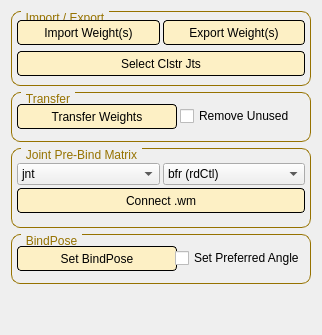
      <widget class="QWidget" name="tab_12">
       <attribute name="title">
        <string>Skin Tools</string>
       </attribute>
       <layout class="QGridLayout" name="gridLayout_42">
        <item row="0" column="0">
         <layout class="QGridLayout" name="gridLayout_39">
          <item row="1" column="0">
           <spacer name="verticalSpacer_6">
            <property name="orientation">
             <enum>Qt::Vertical</enum>
            </property>
            <property name="sizeHint" stdset="0">
             <size>
              <width>20</width>
              <height>40</height>
             </size>
            </property>
           </spacer>
          </item>
          <item row="0" column="0">
           <layout class="QGridLayout" name="gridLayout_30">
            <item row="0" column="0">
             <widget class="QGroupBox" name="groupBox_22">
              <property name="minimumSize">
               <size>
                <width>300</width>
                <height>75</height>
               </size>
              </property>
              <property name="maximumSize">
               <size>
                <width>300</width>
                <height>75</height>
               </size>
              </property>
              <property name="styleSheet">
               <string notr="true">QGroupBox {
    border: 1px solid gray;
    border-radius: 9px;
    margin-top: 0.5em;
border-color:  rgb(150, 114, 0);
}

QGroupBox::title {
    subcontrol-origin: margin;
    left: 10px;
    padding: 0 3px 0 3px;
	color:  rgb(150, 114, 0);
}</string>
              </property>
              <property name="title">
               <string>Import / Export</string>
              </property>
              <layout class="QGridLayout" name="gridLayout_92" rowstretch="0,0">
               <property name="leftMargin">
                <number>5</number>
               </property>
               <property name="topMargin">
                <number>5</number>
               </property>
               <property name="rightMargin">
                <number>5</number>
               </property>
               <property name="bottomMargin">
                <number>5</number>
               </property>
               <property name="spacing">
                <number>3</number>
               </property>
               <item row="0" column="0">
                <layout class="QGridLayout" name="gridLayout_91">
                 <property name="spacing">
                  <number>3</number>
                 </property>
                 <item row="0" column="0">
                  <widget class="QPushButton" name="btn_importWeights">
                   <property name="minimumSize">
                    <size>
                     <width>0</width>
                     <height>25</height>
                    </size>
                   </property>
                   <property name="toolTip">
                    <string>Import XML weight file.</string>
                   </property>
                   <property name="statusTip">
                    <string>Import weight(s) from directory</string>
                   </property>
                   <property name="styleSheet">
                    <string notr="true">QPushButton{
border-style: solid;
border-color: black;
border-width: 1px;
border-radius: 4px;
background-color: rgb(253, 240, 197);
color: rgb(0, 0, 0);
}
QPushButton:hover {   
border-style: solid;
border-color: black;
border-width: 1px;
border-radius: 4px;
background-color: rgb(240, 240, 240
);
color: rgb(0, 0, 0);
}</string>
                   </property>
                   <property name="text">
                    <string>Import Weight(s)</string>
                   </property>
                  </widget>
                 </item>
                 <item row="0" column="1">
                  <widget class="QPushButton" name="btn_exportWeights">
                   <property name="minimumSize">
                    <size>
                     <width>0</width>
                     <height>25</height>
                    </size>
                   </property>
                   <property name="toolTip">
                    <string>Export XML weight file.</string>
                   </property>
                   <property name="statusTip">
                    <string>Export weight(s) to directory</string>
                   </property>
                   <property name="styleSheet">
                    <string notr="true">QPushButton{
border-style: solid;
border-color: black;
border-width: 1px;
border-radius: 4px;
background-color: rgb(253, 240, 197);
color: rgb(0, 0, 0);
}
QPushButton:hover {   
border-style: solid;
border-color: black;
border-width: 1px;
border-radius: 4px;
background-color: rgb(240, 240, 240
);
color: rgb(0, 0, 0);
}</string>
                   </property>
                   <property name="text">
                    <string>Export Weight(s)</string>
                   </property>
                  </widget>
                 </item>
                </layout>
               </item>
               <item row="1" column="0">
                <widget class="QPushButton" name="btn_selectClstrInfl">
                 <property name="minimumSize">
                  <size>
                   <width>100</width>
                   <height>25</height>
                  </size>
                 </property>
                 <property name="toolTip">
                  <string>Select joints in objects skinCluster</string>
                 </property>
                 <property name="styleSheet">
                  <string notr="true">QPushButton{
border-style: solid;
border-color: black;
border-width: 1px;
border-radius: 4px;
background-color: rgb(253, 240, 197);
color: rgb(0, 0, 0);
}
QPushButton:hover {   
border-style: solid;
border-color: black;
border-width: 1px;
border-radius: 4px;
background-color: rgb(240, 240, 240
);
color: rgb(0, 0, 0);
}</string>
                 </property>
                 <property name="text">
                  <string>Select Clstr Jts</string>
                 </property>
                </widget>
               </item>
              </layout>
             </widget>
            </item>
            <item row="1" column="0">
             <widget class="QGroupBox" name="groupBox_40">
              <property name="minimumSize">
               <size>
                <width>300</width>
                <height>50</height>
               </size>
              </property>
              <property name="maximumSize">
               <size>
                <width>300</width>
                <height>50</height>
               </size>
              </property>
              <property name="styleSheet">
               <string notr="true">QGroupBox {
    border: 1px solid gray;
    border-radius: 9px;
    margin-top: 0.5em;
border-color:  rgb(150, 114, 0);
}

QGroupBox::title {
    subcontrol-origin: margin;
    left: 10px;
    padding: 0 3px 0 3px;
	color:  rgb(150, 114, 0);
}</string>
              </property>
              <property name="title">
               <string>Transfer</string>
              </property>
              <layout class="QGridLayout" name="gridLayout_14">
               <property name="leftMargin">
                <number>5</number>
               </property>
               <property name="topMargin">
                <number>5</number>
               </property>
               <property name="rightMargin">
                <number>5</number>
               </property>
               <property name="bottomMargin">
                <number>5</number>
               </property>
               <property name="spacing">
                <number>3</number>
               </property>
               <item row="0" column="0">
                <layout class="QGridLayout" name="gridLayout_47">
                 <item row="0" column="0">
                  <widget class="QPushButton" name="btn_transferWeights">
                   <property name="minimumSize">
                    <size>
                     <width>160</width>
                     <height>25</height>
                    </size>
                   </property>
                   <property name="maximumSize">
                    <size>
                     <width>160</width>
                     <height>16777215</height>
                    </size>
                   </property>
                   <property name="toolTip">
                    <string>Select SOURCE then TARGET(S).  Poly to Nurbs IS supported. Method is Closest Point, Closest Joint, One to One</string>
                   </property>
                   <property name="statusTip">
                    <string/>
                   </property>
                   <property name="styleSheet">
                    <string notr="true">QPushButton{
border-style: solid;
border-color: black;
border-width: 1px;
border-radius: 4px;
background-color: rgb(253, 240, 197);
color: rgb(0, 0, 0);
}
QPushButton:hover {   
border-style: solid;
border-color: black;
border-width: 1px;
border-radius: 4px;
background-color: rgb(240, 240, 240
);
color: rgb(0, 0, 0);
}</string>
                   </property>
                   <property name="text">
                    <string>Transfer Weights</string>
                   </property>
                  </widget>
                 </item>
                 <item row="0" column="1">
                  <widget class="QCheckBox" name="chk_transferWeightsRemove">
                   <property name="text">
                    <string>Remove Unused</string>
                   </property>
                  </widget>
                 </item>
                </layout>
               </item>
              </layout>
             </widget>
            </item>
            <item row="2" column="0">
             <widget class="QGroupBox" name="groupBox_20">
              <property name="minimumSize">
               <size>
                <width>300</width>
                <height>80</height>
               </size>
              </property>
              <property name="maximumSize">
               <size>
                <width>300</width>
                <height>80</height>
               </size>
              </property>
              <property name="styleSheet">
               <string notr="true">QGroupBox {
    border: 1px solid gray;
    border-radius: 9px;
    margin-top: 0.5em;
border-color:  rgb(150, 114, 0);
}

QGroupBox::title {
    subcontrol-origin: margin;
    left: 10px;
    padding: 0 3px 0 3px;
	color:  rgb(150, 114, 0);
}</string>
              </property>
              <property name="title">
               <string>Joint Pre-Bind Matrix</string>
              </property>
              <layout class="QGridLayout" name="gridLayout_71">
               <property name="leftMargin">
                <number>5</number>
               </property>
               <property name="topMargin">
                <number>5</number>
               </property>
               <property name="rightMargin">
                <number>5</number>
               </property>
               <property name="bottomMargin">
                <number>5</number>
               </property>
               <property name="spacing">
                <number>3</number>
               </property>
               <item row="0" column="0">
                <layout class="QGridLayout" name="gridLayout_68">
                 <item row="0" column="0">
                  <widget class="QComboBox" name="cbo_preBindJoint">
                   <property name="toolTip">
                    <string>Joint suffix</string>
                   </property>
                   <item>
                    <property name="text">
                     <string>jnt</string>
                    </property>
                   </item>
                   <item>
                    <property name="text">
                     <string>bind</string>
                    </property>
                   </item>
                  </widget>
                 </item>
                 <item row="0" column="1">
                  <widget class="QComboBox" name="cbo_preBindBfr">
                   <property name="toolTip">
                    <string>Buffer suffix</string>
                   </property>
                   <item>
                    <property name="text">
                     <string>bfr (rdCtl)</string>
                    </property>
                   </item>
                   <item>
                    <property name="text">
                     <string>ctlRef (Strap Rig)</string>
                    </property>
                   </item>
                   <item>
                    <property name="text">
                     <string>cns (mGear Jnt)</string>
                    </property>
                   </item>
                  </widget>
                 </item>
                 <item row="1" column="0" colspan="2">
                  <widget class="QPushButton" name="btn_ctlPreBindMat">
                   <property name="enabled">
                    <bool>true</bool>
                   </property>
                   <property name="minimumSize">
                    <size>
                     <width>100</width>
                     <height>25</height>
                    </size>
                   </property>
                   <property name="toolTip">
                    <string>Connects the joints bfr.wm as bindpose prematrix. Select joints, then object with skinCluster</string>
                   </property>
                   <property name="styleSheet">
                    <string notr="true">QPushButton{
border-style: solid;
border-color: black;
border-width: 1px;
border-radius: 4px;
background-color: rgb(253, 240, 197);
color: rgb(0, 0, 0);
}
QPushButton:hover {   
border-style: solid;
border-color: black;
border-width: 1px;
border-radius: 4px;
background-color: rgb(240, 240, 240
);
color: rgb(0, 0, 0);
}</string>
                   </property>
                   <property name="text">
                    <string>Connect .wm</string>
                   </property>
                  </widget>
                 </item>
                </layout>
               </item>
              </layout>
             </widget>
            </item>
            <item row="3" column="0">
             <widget class="QGroupBox" name="groupBox_43">
              <property name="minimumSize">
               <size>
                <width>300</width>
                <height>50</height>
               </size>
              </property>
              <property name="maximumSize">
               <size>
                <width>300</width>
                <height>50</height>
               </size>
              </property>
              <property name="styleSheet">
               <string notr="true">QGroupBox {
    border: 1px solid gray;
    border-radius: 9px;
    margin-top: 0.5em;
border-color:  rgb(150, 114, 0);
}

QGroupBox::title {
    subcontrol-origin: margin;
    left: 10px;
    padding: 0 3px 0 3px;
	color:  rgb(150, 114, 0);
}</string>
              </property>
              <property name="title">
               <string>BindPose</string>
              </property>
              <layout class="QGridLayout" name="gridLayout_29">
               <property name="leftMargin">
                <number>5</number>
               </property>
               <property name="topMargin">
                <number>5</number>
               </property>
               <property name="rightMargin">
                <number>5</number>
               </property>
               <property name="bottomMargin">
                <number>5</number>
               </property>
               <property name="spacing">
                <number>3</number>
               </property>
               <item row="0" column="0">
                <layout class="QGridLayout" name="gridLayout_67">
                 <item row="0" column="0">
                  <widget class="QPushButton" name="btn_resetBindPose">
                   <property name="minimumSize">
                    <size>
                     <width>160</width>
                     <height>25</height>
                    </size>
                   </property>
                   <property name="maximumSize">
                    <size>
                     <width>160</width>
                     <height>16777215</height>
                    </size>
                   </property>
                   <property name="toolTip">
                    <string>Sets new bindPose, and sets Prefered Angle (option) for all joints in selected mesh skinCluster</string>
                   </property>
                   <property name="styleSheet">
                    <string notr="true">QPushButton{
border-style: solid;
border-color: black;
border-width: 1px;
border-radius: 4px;
background-color: rgb(253, 240, 197);
color: rgb(0, 0, 0);
}
QPushButton:hover {   
border-style: solid;
border-color: black;
border-width: 1px;
border-radius: 4px;
background-color: rgb(240, 240, 240
);
color: rgb(0, 0, 0);
}</string>
                   </property>
                   <property name="text">
                    <string>Set BindPose</string>
                   </property>
                  </widget>
                 </item>
                 <item row="0" column="1">
                  <widget class="QCheckBox" name="chk_bindPoseAngle">
                   <property name="toolTip">
                    <string>If checked, joints preferred angle will be set to its current angle when BindPose is run</string>
                   </property>
                   <property name="text">
                    <string>Set Preferred Angle</string>
                   </property>
                  </widget>
                 </item>
                </layout>
               </item>
              </layout>
             </widget>
            </item>
           </layout>
          </item>
         </layout>
        </item>
       </layout>
      </widget>
